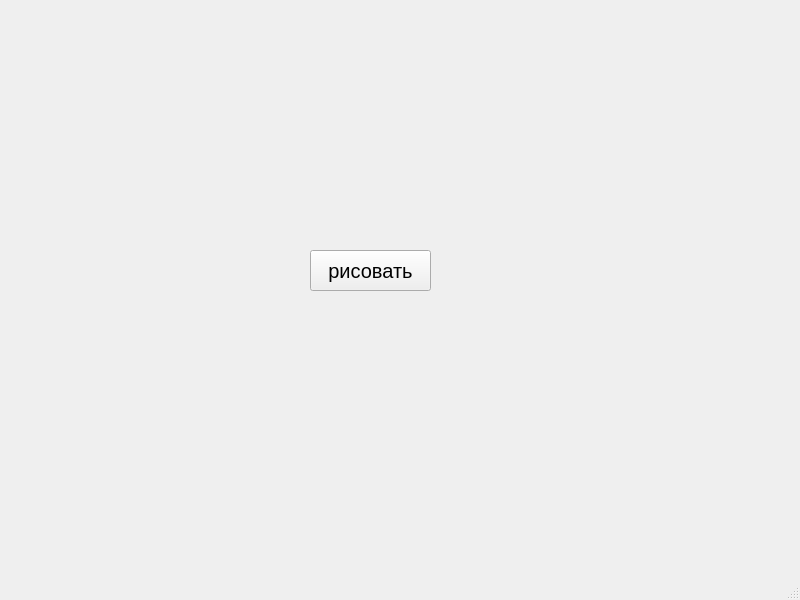
<?xml version="1.0" encoding="UTF-8"?>
<ui version="4.0">
 <class>MainWindow</class>
 <widget class="QMainWindow" name="MainWindow">
  <property name="geometry">
   <rect>
    <x>0</x>
    <y>0</y>
    <width>800</width>
    <height>600</height>
   </rect>
  </property>
  <property name="windowTitle">
   <string>MainWindow</string>
  </property>
  <widget class="QWidget" name="centralwidget">
   <widget class="QPushButton" name="button">
    <property name="geometry">
     <rect>
      <x>310</x>
      <y>250</y>
      <width>121</width>
      <height>41</height>
     </rect>
    </property>
    <property name="font">
     <font>
      <pointsize>15</pointsize>
     </font>
    </property>
    <property name="text">
     <string>рисовать</string>
    </property>
   </widget>
  </widget>
  <widget class="QMenuBar" name="menubar">
   <property name="geometry">
    <rect>
     <x>0</x>
     <y>0</y>
     <width>800</width>
     <height>26</height>
    </rect>
   </property>
  </widget>
  <widget class="QStatusBar" name="statusbar"/>
 </widget>
 <resources/>
 <connections/>
</ui>
